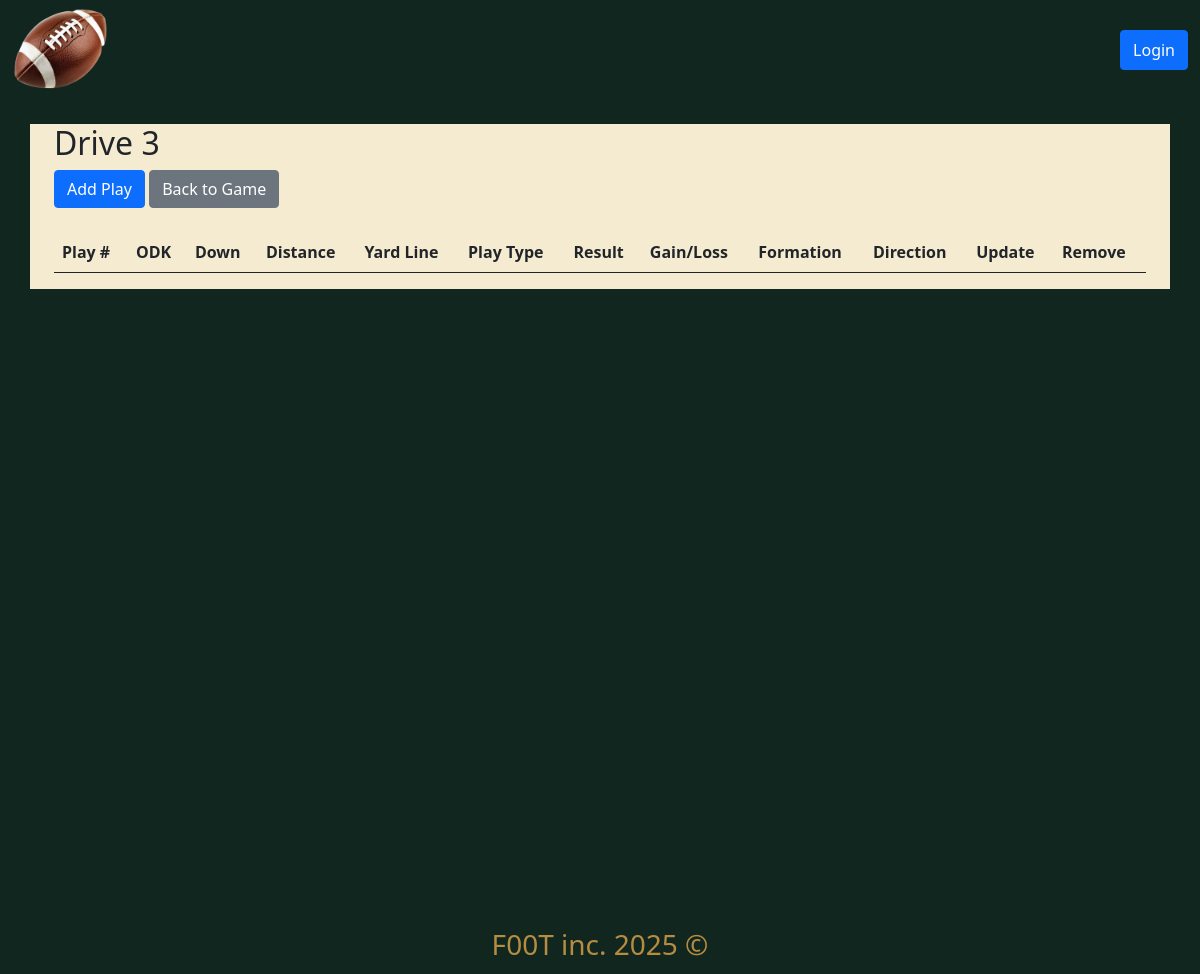
/drive/3, run on an earlier commit of the app's database.
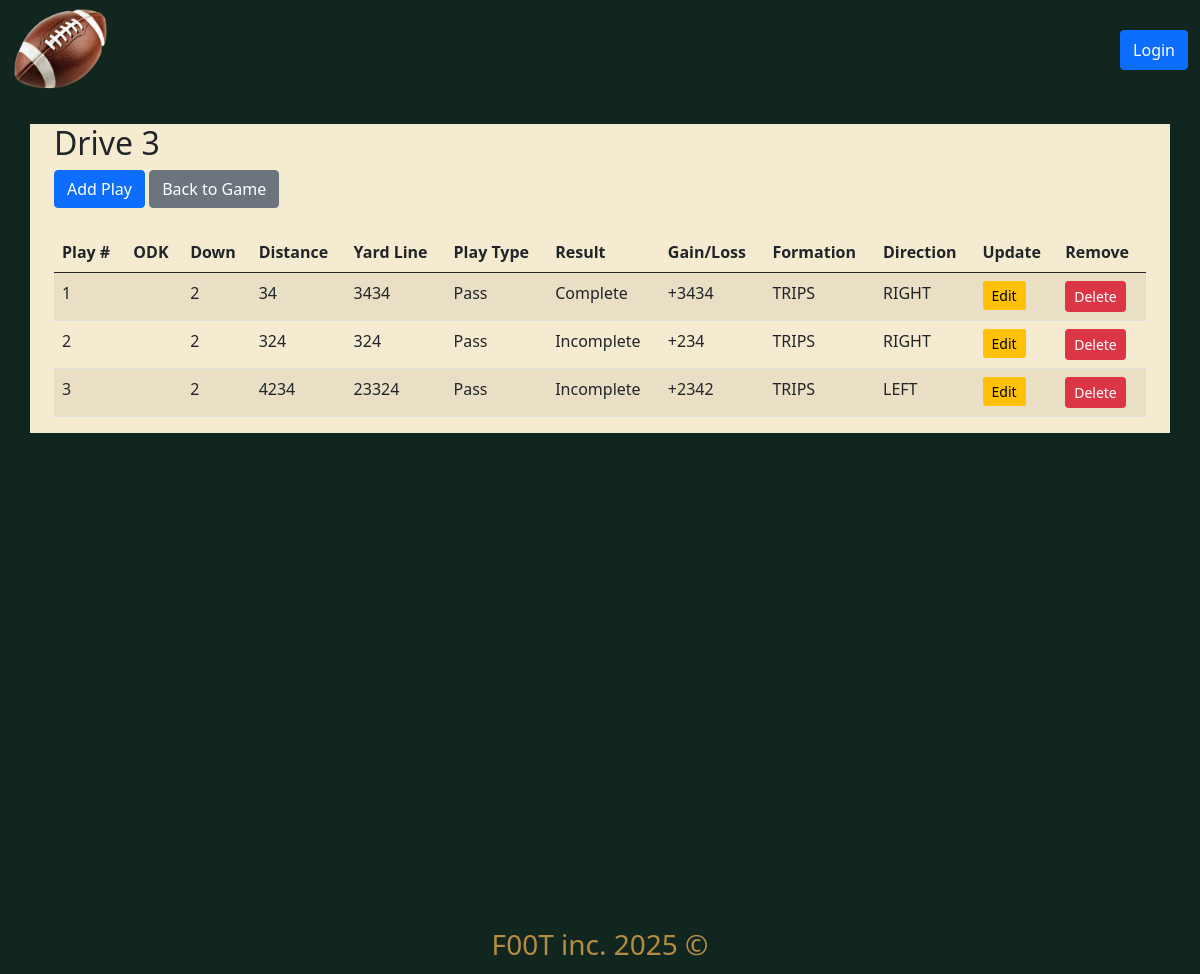
And on a later commit of the database.
### models.py (models this page shows)
class Drive(db.Model):
    id = db.Column(db.Integer, primary_key=True)
    game_id = db.Column(db.Integer, db.ForeignKey('game.id'), nullable=False)
    result = db.Column(db.String(50))
    plays = db.relationship('Play', backref='drive', lazy=True, cascade="all, delete-orphan")

class Play(db.Model):
    id = db.Column(db.Integer, primary_key=True)
    drive_id = db.Column(db.Integer, db.ForeignKey('drive.id'), nullable=False)
    quarter = db.Column(db.Integer)
    down = db.Column(db.Integer)
    distance = db.Column(db.Integer)
    yard_line = db.Column(db.Integer)
    play_type = db.Column(db.String(50))
    play_direction = db.Column(db.String(20))  # Added this field
    result = db.Column(db.String(50))
    gain_loss = db.Column(db.Integer)
    personnel = db.Column(db.String(20))
    off_form = db.Column(db.String(50))
    form_adj = db.Column(db.String(50))
    dir_call = db.Column(db.String(50))
    off_play = db.Column(db.String(50))

### app.py (the view)
@app.route('/drive/<int:drive_id>')
def drive_detail(drive_id):
    drive = Drive.query.get_or_404(drive_id)
    return render_template('components/drive_detail.html', drive=drive)

### templates/components/drive_detail.html
{% extends "index.html" %} {% block title %}Drive {{ drive.id }}{% endblock %}
{% block content %}
<div class="container">
  <div class="row mb-4">
    <div class="col">
      <h2>Drive {{ drive.id }}</h2>
      <a
        href="{{ url_for('add_play', drive_id=drive.id) }}"
        class="btn btn-primary"
        >Add Play</a
      >
      <a
        href="{{ url_for('game_detail', game_id=drive.game_id) }}"
        class="btn btn-secondary"
        >Back to Game</a
      >
    </div>
  </div>
  <div class="row">
    <div class="col">
      <div class="table-responsive">
        <table class="table table-striped">
          <thead>
            <tr>
              <th>Play #</th>
              <th>ODK</th>
              <th>Down</th>
              <th>Distance</th>
              <th>Yard Line</th>
              <th>Play Type</th>
              <th>Result</th>
              <th>Gain/Loss</th>
              <th>Formation</th>
              <th>Direction</th>
              <th>Update</th>
              <th>Remove</th>
            </tr>
          </thead>
          <tbody>
            {% for play in drive.plays %}
            <tr>
              <td>{{ loop.index }}</td>
              <td>{{ play.odk }}</td>
              <td>{{ play.down }}</td>
              <td>{{ play.distance }}</td>
              <td>{{ play.yard_line }}</td>
              <td>{{ play.play_type }}</td>
              <td>{{ play.result }}</td>
              <td>
                {% if play.gain_loss > 0 %}+{% endif %}{{ play.gain_loss }}
              </td>
              <td>{{ play.off_form }}</td>
              <td>{{ play.dir_call }}</td>
              <td>
                <a
                  href="{{ url_for('edit_play', play_id=play.id) }}"
                  class="d-inline btn btn-sm btn-warning"
                >
                  Edit</a
                >
              </td>
              <td>
                <form
                  action="{{ url_for('delete_play', play_id=play.id) }}"
                  method="POST"
                  class="d-inline"
                >
                  <button
                    type="submit"
                    class="btn btn-sm btn-danger"
                    onclick="return confirm('Delete this play?')"
                  >
                    Delete
                  </button>
                </form>
              </td>
            </tr>
            {% endfor %}
          </tbody>
        </table>
      </div>
    </div>
  </div>
</div>
{% endblock %}

### templates/index.html (shortened to what this page needs)
<!DOCTYPE html>
<html lang="en">
  <head>
    <link
      rel="stylesheet"
      type="text/css"
      href="{{ url_for('static', filename='bootstrap-5.0.2-dist/css/bootstrap.min.css') }}"
    />
    <link
      rel="stylesheet"
      type="text/css"
      href="{{ url_for('static', filename='bootstrap-5.0.2-dist/css/main.css') }}"
    />
  </head>
  <body>
    <div
      class="container-fluid"
      style="background-color: #122620; min-height: 100vh"
    >
      <div class="row" id="header" style="background-color: ; height: 100px">
        <div class="col-6" id="header_left">
          <a href="{{ url_for('index') }}">
            <img
              src="{{ url_for('static', filename='images/F00T.png') }}"
              alt="F00T"
              style="max-width: 100%; height: 100px"
            />
          </a>
        </div>
        <div
          class="col-6 d-flex justify-content-end bd-highlight align-items-center"
          id="header_right"
        >
          {% if session.get('username') %}
          <h1 class="me-2" style="color: #b68d40; font-size: 1.5rem">
            Welcome, {{ session['username'] }}!
          </h1>
          <a href="{{ url_for('onLogout') }}">
            <button
              class="btn btn-danger ms-2 align-items-center"
              style="height: 40px; width: auto; font-size: 1rem"
            >
              Logout
            </button>
          </a>
          {% else %}
          <a href="{{ url_for('login') }}">
            <button
              class="btn btn-primary align-items-center"
              style="height: 40px; width: auto; font-size: 1rem"
            >
              Login
            </button>
          </a>
          {% endif %}
        </div>
      </div>
      <div class="content-wrapper" style="min-height: 100vh">
        <div class="container mt-4" style="background-color: #f4ebd0">
          {% block content %}{% endblock %}
        </div>
      </div>
      <div class="row" id="footer">
        <div
          class="col-12 d-flex align-items-center justify-content-center"
          style="color: #b68d40; height: 50px"
        >
          <h3>F00T inc. 2025 ©</h3>
        </div>
      </div>
    </div>
  </body>
</html>

What changed in the data, as far as the page shows it:
added Play: down "2", distance "34", yard_line "3434", play_type "Pass", result "Complete", gain_loss "3434", off_form "TRIPS", dir_call "RIGHT"
added Play: down "2", distance "324", yard_line "324", play_type "Pass", result "Incomplete", gain_loss "234", off_form "TRIPS", dir_call "RIGHT"
added Play: down "2", distance "4234", yard_line "23324", play_type "Pass", result "Incomplete", gain_loss "2342", off_form "TRIPS", dir_call "LEFT"
